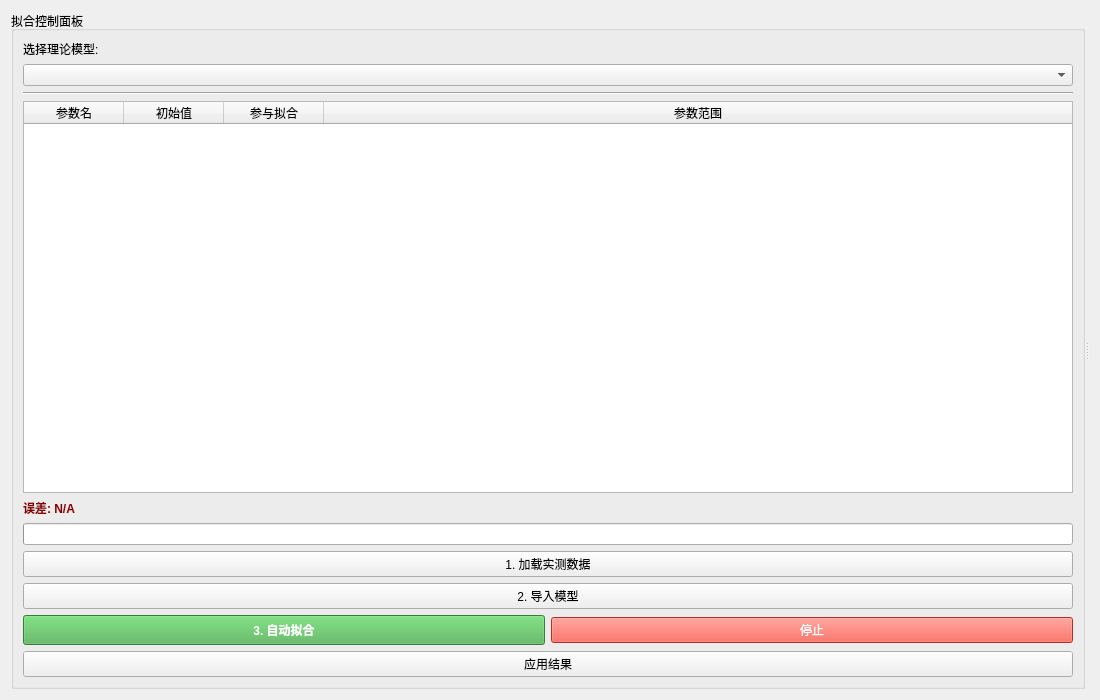
<?xml version="1.0" encoding="UTF-8"?>
<ui version="4.0">
 <class>FittingWidget</class>
 <widget class="QWidget" name="FittingWidget">
  <property name="geometry">
   <rect>
    <x>0</x>
    <y>0</y>
    <width>1100</width>
    <height>700</height>
   </rect>
  </property>
  <property name="windowTitle">
   <string>自动拟合分析</string>
  </property>
  <layout class="QHBoxLayout" name="horizontalLayout">
   <item>
    <widget class="QSplitter" name="splitter">
     <property name="orientation">
      <enum>Qt::Horizontal</enum>
     </property>
     <widget class="QGroupBox" name="groupBox_Control">
      <property name="title">
       <string>拟合控制面板</string>
      </property>
      <layout class="QVBoxLayout" name="verticalLayout">
       <item>
        <widget class="QLabel" name="label_Model">
         <property name="text">
          <string>选择理论模型:</string>
         </property>
        </widget>
       </item>
       <item>
        <widget class="QComboBox" name="comboModelSelect">
         <property name="toolTip">
          <string>选择要拟合的试井解释模型</string>
         </property>
        </widget>
       </item>

       <item>
        <widget class="Line" name="line">
         <property name="orientation">
          <enum>Qt::Horizontal</enum>
         </property>
        </widget>
       </item>

       <item>
        <widget class="QTableWidget" name="tableParams">
         <property name="columnCount">
          <number>4</number>
         </property>
         <attribute name="horizontalHeaderStretchLastSection">
          <bool>true</bool>
         </attribute>
         <column>
          <property name="text">
           <string>参数名</string>
          </property>
         </column>
         <column>
          <property name="text">
           <string>初始值</string>
          </property>
         </column>
         <column>
          <property name="text">
           <string>参与拟合</string>
          </property>
         </column>
         <column>
          <property name="text">
           <string>参数范围</string>
          </property>
         </column>
        </widget>
       </item>

       <item>
        <layout class="QHBoxLayout" name="horizontalLayout_Status">
         <item>
          <widget class="QLabel" name="label_Error">
           <property name="text">
            <string>误差: N/A</string>
           </property>
           <property name="styleSheet">
            <string notr="true">font-weight: bold; color: darkred;</string>
           </property>
          </widget>
         </item>
        </layout>
       </item>

       <item>
        <widget class="QProgressBar" name="progressBar">
         <property name="value">
          <number>0</number>
         </property>
         <property name="textVisible">
          <bool>false</bool>
         </property>
        </widget>
       </item>

       <item>
        <layout class="QGridLayout" name="gridLayout_Btns">
         <item row="0" column="0" colspan="2">
          <widget class="QPushButton" name="btnLoadData">
           <property name="text">
            <string>1. 加载实测数据</string>
           </property>
          </widget>
         </item>
         <item row="1" column="0" colspan="2">
          <widget class="QPushButton" name="btnImportModel">
           <property name="text">
            <string>2. 导入模型</string>
           </property>
           <property name="toolTip">
            <string>使用表格中的参数生成并绘制理论曲线</string>
           </property>
          </widget>
         </item>
         <item row="2" column="0">
          <widget class="QPushButton" name="btnRunFit">
           <property name="styleSheet">
            <string notr="true">background-color: #4CAF50; color: white; font-weight: bold; padding: 5px;</string>
           </property>
           <property name="text">
            <string>3. 自动拟合</string>
           </property>
          </widget>
         </item>
         <item row="2" column="1">
          <widget class="QPushButton" name="btnStop">
           <property name="styleSheet">
            <string notr="true">background-color: #F44336; color: white;</string>
           </property>
           <property name="text">
            <string>停止</string>
           </property>
          </widget>
         </item>
         <item row="3" column="0" colspan="2">
          <widget class="QPushButton" name="btnApplyResult">
           <property name="text">
            <string>应用结果</string>
           </property>
          </widget>
         </item>
        </layout>
       </item>
      </layout>
     </widget>

     <widget class="QWidget" name="plotContainer" native="true">
      <layout class="QVBoxLayout" name="verticalLayout_Plot">
       <property name="leftMargin">
        <number>0</number>
       </property>
       <property name="topMargin">
        <number>0</number>
       </property>
       <property name="rightMargin">
        <number>0</number>
       </property>
       <property name="bottomMargin">
        <number>0</number>
       </property>
      </layout>
     </widget>
    </widget>
   </item>
  </layout>
 </widget>
 <resources/>
 <connections/>
</ui>
